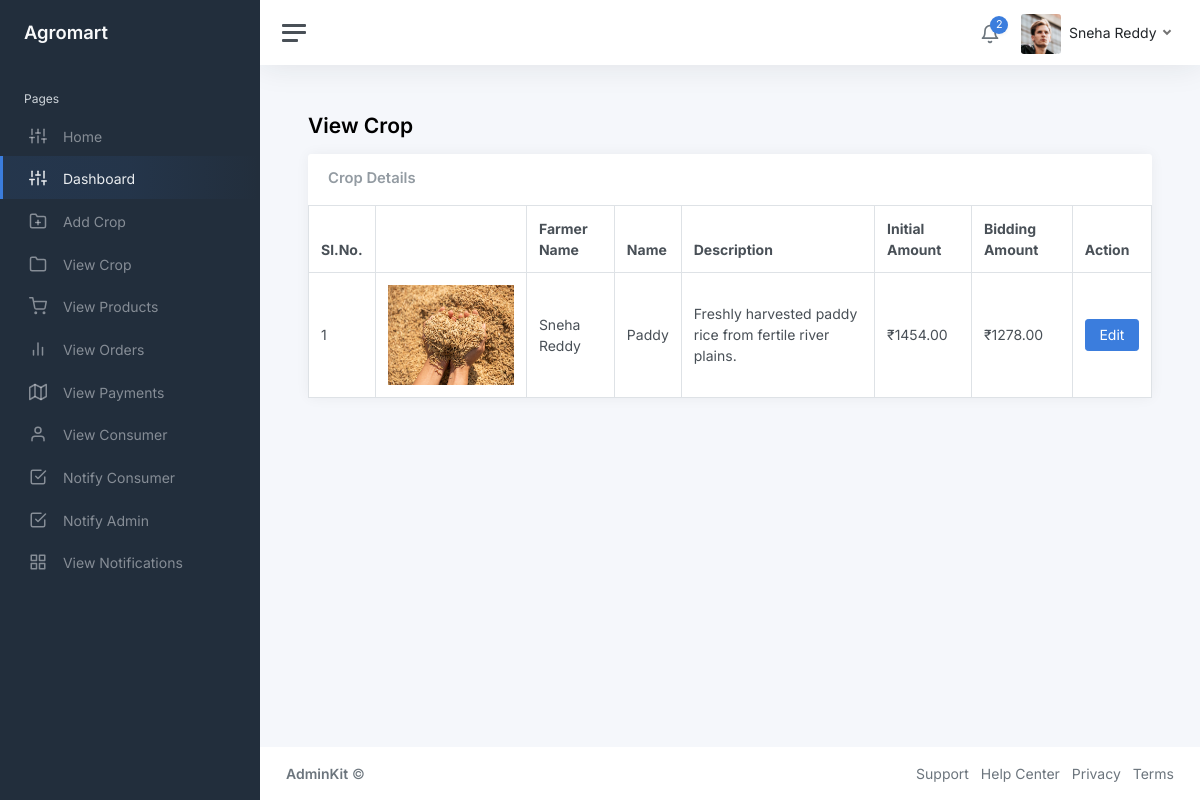
Page /farmer/view-crop.php (signed in) on the committed database.
### tables this page shows
CREATE TABLE IF NOT EXISTS `crops` (
  `crop_id` int NOT NULL AUTO_INCREMENT,
  `crop_name` varchar(30) NOT NULL,
  `crop_description` text NOT NULL,
  `farmer_id` int NOT NULL,
  `crop_initial_amount` int NOT NULL,
  `crop_amount` int DEFAULT NULL,
  `consumer_id` int DEFAULT NULL,
  `image_location` text NOT NULL,
  PRIMARY KEY (`crop_id`)
);

CREATE TABLE IF NOT EXISTS `farmers` (
  `farmer_id` int NOT NULL AUTO_INCREMENT,
  `farmer_name` varchar(30) NOT NULL,
  `farmer_email` varchar(30) NOT NULL,
  `farmer_contact_number` varchar(12) NOT NULL,
  `farmer_address` text NOT NULL,
  `farmer_username` varchar(30) NOT NULL,
  `farmer_password` varchar(30) NOT NULL,
  PRIMARY KEY (`farmer_id`)
);

### farmer/view-crop.php (the view, shortened to what this page needs)
<?php
include './includes/connection.php';
?>
<!DOCTYPE html>
<html lang="en">
<head>
	<link href="css/app.css" rel="stylesheet">
</head>
<body>
	<div class="wrapper">
		<?php include('./includes/sidebar.php'); ?>
		<div class="main">
			<?php include('./includes/navbar.php'); ?>
			<main class="content">
				<div class="container-fluid p-0">
					<h1 class="h3 mb-3"><strong>View Crop</strong></h1>
					<div class="row">
						<div class="col-12 d-flex">
							<div class="card flex-fill">
								<div class="card-header">
									<h5 class="card-title mb-0">Crop Details</h5>
								</div>
								<table class="table table-bordered my-0">
									<thead>
										<tr>
											<th>Sl.No.</th>
											<th class="d-none d-xl-table-cell"></th>
											<th class="d-none d-xl-table-cell">Farmer Name</th>
											<th class="d-none d-xl-table-cell">Name</th>
											<th class="d-none d-xl-table-cell">Description</th>
											<th class="d-none d-xl-table-cell">Initial Amount</th>
											<th class="d-none d-xl-table-cell">Bidding Amount</th>
											<th class="d-none d-xl-table-cell">Action</th>
										</tr>
									</thead>
									<tbody>
										<?php
                                            $id=$_SESSION['farmer_id'];
											$query=mysqli_query($con,"SELECT F.farmer_name, c.crop_name, C.crop_description, C.crop_initial_amount,C.crop_amount, C.image_location, C.crop_id FROM crops C
                                            left join farmers F on F.farmer_id=C.farmer_id where F.farmer_id=$id") or die(mysqli_error($con));
											if(mysqli_num_rows($query)){
												$i=1;
												while($row=mysqli_fetch_array($query)){
										?>
										<tr>
											<td><?php echo $i; ?></td>
                                            <td><img src="<?php echo $row['image_location']; ?>" height="100"></td>
											<td class="d-none d-xl-table-cell"><?php echo $row['farmer_name']; ?></td>
											<td class="d-none d-xl-table-cell"><?php echo $row['crop_name']; ?></td>
											<td class="d-none d-xl-table-cell"><?php echo $row['crop_description']; ?></td>
											<td class="d-none d-xl-table-cell">&#8377;<?php echo $row['crop_initial_amount']; ?>.00</td>
											<td class="d-none d-xl-table-cell">&#8377;<?php echo $row['crop_amount']; ?>.00</td>
											<td class="d-none d-xl-table-cell">
												<a href="./edit-crop.php?crop_id=<?php echo $row['crop_id']; ?>" class="btn btn-primary">Edit</a>
											</td>
										</tr>
										<?php
												$i++;
												}
											}
										?>
									</tbody>
								</table>
							</div>
						</div>
					</div>
				</div>
			</main>
			<?php include('./includes/footer.php'); ?>
		</div>
	</div>
</body>
</html>

### rows in the picture
crops: image_location (picture), farmer.farmer_name "Sneha Reddy", crop_name "Paddy", crop_description "Freshly harvested paddy rice from fertile river plains.", crop_initial_amount "1454", crop_amount "1278"

### other values in the picture
$Count "2"
$Name "Sneha Reddy"
